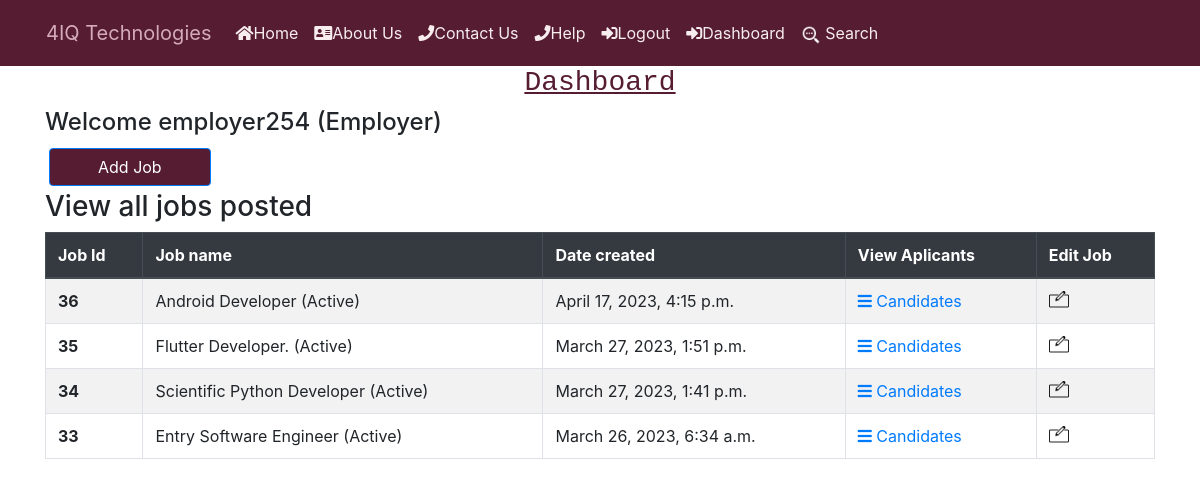
Before: /users/dashboard (signed in) with the older database file.
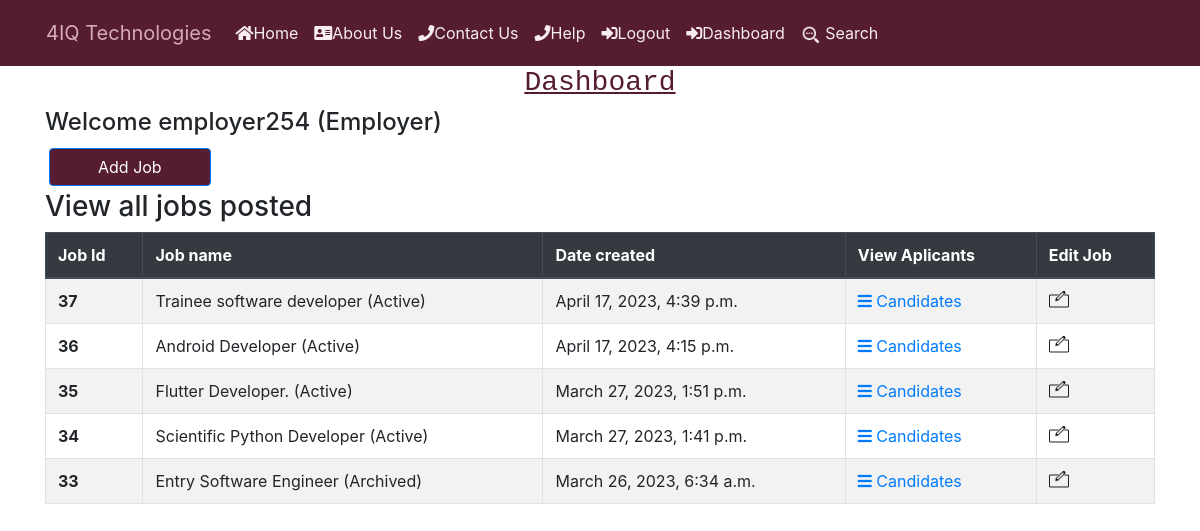
After: the same page with the newer database file.
### job/models.py (models this page shows, shortened)
class Job(models.Model):
    COMPUTER_SUPPORT_SPECIALIST = 'Computer Support Specialist'
    HARDWARE_ENGINEER = 'Hardware Engineer'
    COMPUTER_SYSTEM_ANALYST = 'Computer System Analyst'
    SOFTWARE_DEVELOPER = 'Software Developer'
    PROGRAMMER = 'Programmer'
    WEB_DEVELOPER = 'Web Developer'
    NETWORK_ENGINEER = 'Network Engineer'
    SOFTWARE_TESTER = 'Software Tester'
    FRONTEND_DEVELOPER = "Frontend Developer"
    BACKEND_DEVELOPER = "Backend Developer"
    CHOICES_SIZE =   ( (COMPUTER_SUPPORT_SPECIALIST ,'COMPUTER_SUPPORT_SPECIALIST'),
    ( HARDWARE_ENGINEER ,'HARDWARE_ENGINEER'),
    ( COMPUTER_SYSTEM_ANALYST, 'COMPUTER_SYSTEM_ANALYST' ),
    ( SOFTWARE_DEVELOPER, 'SOFTWARE_DEVELOPER'),
    ( PROGRAMMER , 'PROGRAMMER'),
    ( WEB_DEVELOPER,'WEB_DEVELOPER'),
    ( NETWORK_ENGINEER,'NETWORK_ENGINEER'),
    ( SOFTWARE_TESTER,'SOFTWARE_TESTER'),
    (FRONTEND_DEVELOPER,"FRONTEND_DEVELOPER"),
    (BACKEND_DEVELOPER,"BACKEND_DEVELOPER")
    )
    ACTIVE = 'active'
    EMPLOYED = 'employed'
    ARCHIVED = 'archived'
    CHOICES_STATUS = (
        (EMPLOYED,'Employed'),
        (ACTIVE,'Active' ),
        (ARCHIVED,'Archived' )
     )
    title = models.CharField(max_length=200)
    created_at = models.DateTimeField(auto_now_add=True)
    skillset_required = models.TextField(null=True)
    about_job= models.TextField(blank=True, null=True)
    image = models.ImageField(upload_to="covers/",null=True,blank=True)
    experience = models.CharField(max_length=100,null=True)
    salary = models.CharField(max_length=50,null=True)
    deadline = models.CharField(max_length=50,null=True)
    department_name = models.CharField( max_length=30,choices=CHOICES_SIZE)
    created_by = models.ForeignKey(User,
                                   related_name="jobs",
                                   on_delete=models.CASCADE)
    status = models.CharField(max_length=20,choices=CHOICES_STATUS,default='active')
    class Meta:
        ordering = ['-created_at']

### users/views.py (the view)
# urls.py: path("dashboard", views.dashboard, name="dashboard"),
@user_passes_test(lambda user: user.is_authenticated)
def dashboard(request):
   return render ( request,'dashboard.html' ,{'userprofile': request.user.userprofile})

### notification/context_processors.py (called while the page is built)
def notifications(request):
    if request.user.is_authenticated:
        return {
            'notificactions': request.user.notifications.filter(is_read=False)
        }
    else:
        return {'notifications': []}

### users/templates/dashboard.html (shortened to what this page needs)
{% include 'header.html' %}
{% load static %}
{% block content %}
  <div class="container">
    <h3 class="title">
      <center style="text-decoration: underline; color: #561c32 ;font-family: 'Courier New', Courier, monospace;">Dashboard</center>
    </h3>
    {% if userprofile.is_employer %}
<h4 class="subtitle">Welcome  {{userprofile.user}}
  (Employer)
</h4>
<div style="display: flex;">
  <div><a href="{% url 'job:add'  %}">
    <input
    type="submit"
    value="Add Job"
    class="m-1 px-5 btn btn-primary"
    style="background-color: #561c32"
    />
  </div>
</div>
<h3 class="subtitle">View all jobs posted</h3>
<table class="table table table-striped table-bordered">
  <thead class="thead-dark">
    <tr>
      <th scope="col">Job Id</th>
      <th scope="col">Job name</th>
      <th scope="col">Date created</th>
      <th scope="col">View Aplicants</th>
      <th scope="col">Edit Job</th>
    </tr>
  </thead>
  <tbody>
    {% for job in request.user.jobs.all %}
    <tr>
      <th scope="row">   {{ job.id }} </a></th>
      <td>  {{ job.title }} ({{job.get_status_display}})</td>
      <td>  {{ job.created_at }}</td>
      <td><a href="{% url 'view_dashboard_job' job.id%}"><i class="fas fa-bars"></i> Candidates</td>
        <td>
          <a href="{% url 'job:edit' job.id %}">
            <img src="{% static 'edit.png' %}" width= "20" height="20"alt="My Image">
          </a>
    </tr>
    {% empty %}
    <p>You have not posted any jobs yet...</p>
    {% endfor %}
  </tbody>
</table>
{% endif %}
</div>
{% endblock %}

Changed rows visible on the page:
added Job: id "37", title "Trainee software developer", status "Active", created_at "April 17, 2023, 4:39 p.m."
changed Job "Entry Software Engineer": status "Active" → "Archived"
